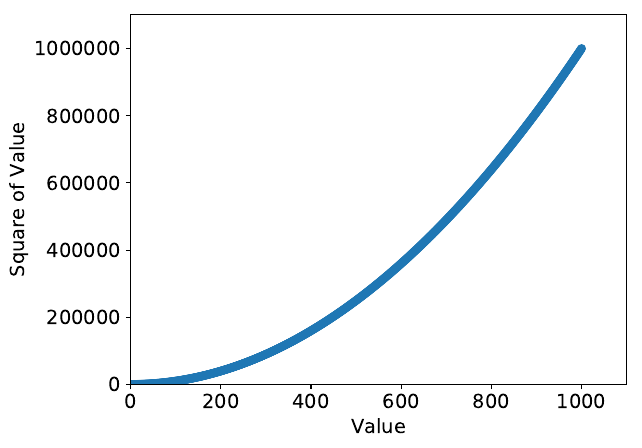

Python code for this plot:
import matplotlib.pyplot as plt

x_values=list(range(1,1001))
y_values=[x**2 for x in x_values]

plt.scatter(x_values, y_values,edgecolor='none', s=40)
#set chart title and label axis
plt.xlabel("Value", fontsize=14)
plt.ylabel("Square of Value", fontsize=14)
plt.axis([0,1100,0,1100000])
#set size of tick labels
plt.tick_params(axis='both', which='major',labelsize=14)
##Saves the image as a png
plt.savefig('plot_automatically.pdf',bbox_inches='tight')
#shows the plot
plt.show()
